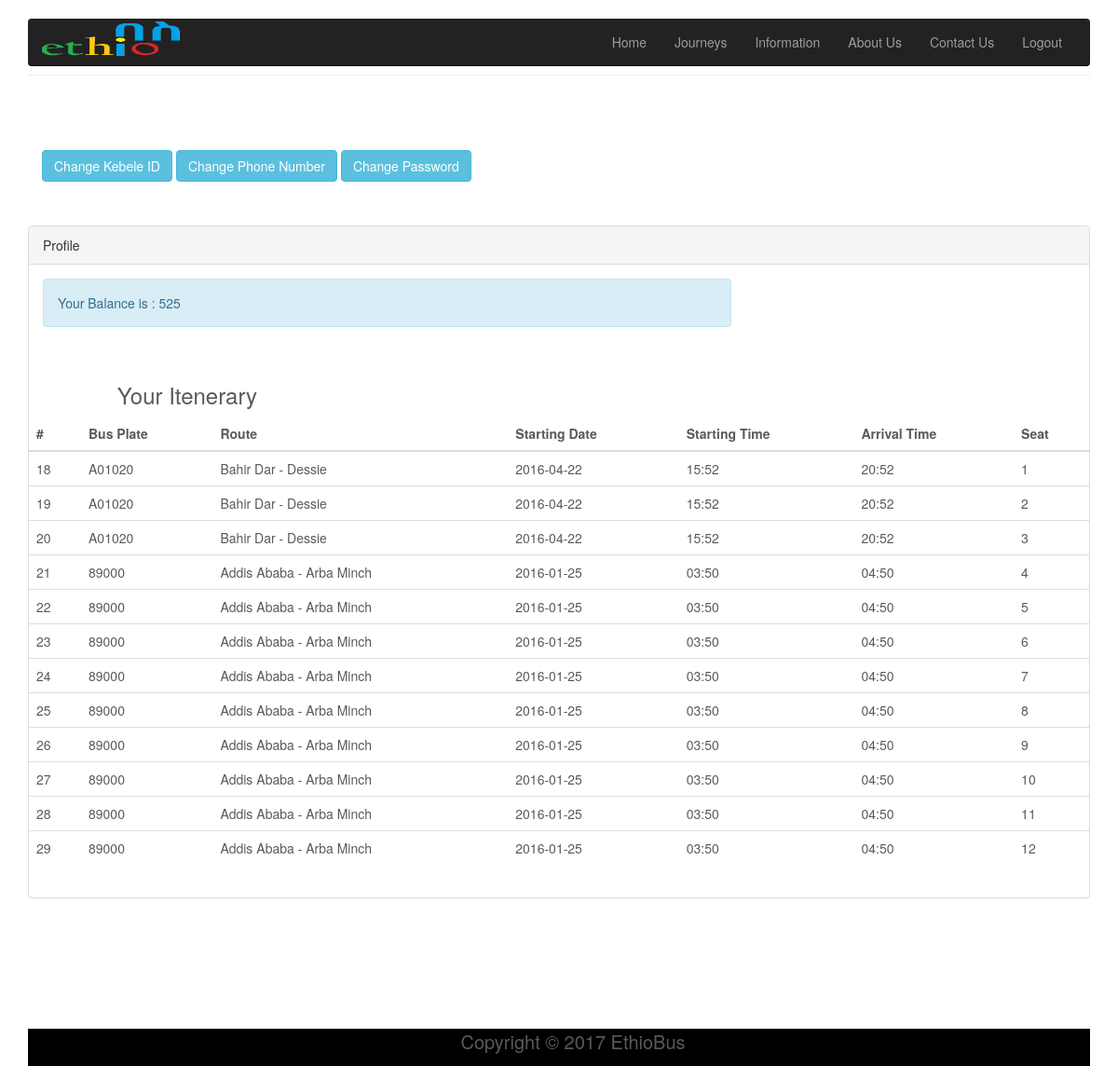
Page /user_profile.php (signed in) on the committed database.
### tables this page shows
CREATE TABLE IF NOT EXISTS `balances` (
  `id` int(11) NOT NULL AUTO_INCREMENT,
  `user_id` int(11) NOT NULL,
  `amount` int(11) NOT NULL,
  PRIMARY KEY (`id`)
);

CREATE TABLE IF NOT EXISTS `reservations` (
  `id` int(11) NOT NULL AUTO_INCREMENT,
  `user_id` int(11) NOT NULL,
  `journey_id` int(11) NOT NULL,
  `seat_id` int(11) NOT NULL,
  `date` varchar(50) NOT NULL,
  PRIMARY KEY (`id`)
);

CREATE TABLE IF NOT EXISTS `journeys` (
  `id` int(11) NOT NULL AUTO_INCREMENT,
  `bus_id` int(11) NOT NULL,
  `starting_date` varchar(25) NOT NULL,
  `starting_time` varchar(25) NOT NULL,
  `arrival_time` varchar(25) NOT NULL,
  `price` int(11) NOT NULL,
  PRIMARY KEY (`id`)
);

CREATE TABLE IF NOT EXISTS `buses` (
  `id` int(11) NOT NULL AUTO_INCREMENT,
  `plate_number` varchar(25) NOT NULL,
  `driver_id` int(11) NOT NULL,
  `route_id` int(11) NOT NULL,
  `number_of_seats` int(11) NOT NULL,
  PRIMARY KEY (`id`),
  KEY `driver_id` (`driver_id`),
  KEY `route_id` (`route_id`)
);

CREATE TABLE IF NOT EXISTS `routes` (
  `id` int(11) NOT NULL AUTO_INCREMENT,
  `origin_id` int(11) NOT NULL,
  `destination_id` int(11) NOT NULL,
  `length` int(11) NOT NULL,
  PRIMARY KEY (`id`)
);

CREATE TABLE IF NOT EXISTS `origins` (
  `id` int(11) NOT NULL AUTO_INCREMENT,
  `name` varchar(25) NOT NULL,
  PRIMARY KEY (`id`)
);

CREATE TABLE IF NOT EXISTS `destinations` (
  `id` int(11) NOT NULL AUTO_INCREMENT,
  `name` varchar(25) NOT NULL,
  PRIMARY KEY (`id`)
);

CREATE TABLE IF NOT EXISTS `seats` (
  `id` int(11) NOT NULL AUTO_INCREMENT,
  `bus_id` int(11) NOT NULL,
  `number` int(11) NOT NULL,
  `user_id` int(11) NOT NULL,
  `occupied` varchar(25) NOT NULL,
  PRIMARY KEY (`id`)
);

### models/Balance.php (called while the page is built, shortened)
<?php
include_once('db.php');
class Balance
{
    static function get_user_balance($user_id){
        global $db;
        $sql = "SELECT * FROM `balances` WHERE `user_id` = '".$user_id."' LIMIT 1";
        $db_result = $db->query($sql);
        if($db_result){
            $db_row = $db_result->fetch(PDO::FETCH_ASSOC);
            if($db_row){
                return $db_row;
            }
            else {
                return False;
            }
        }
        return False;
    }
}

### models/Reservation.php (called while the page is built, shortened)
<?php
include_once('db.php');
class Reservation
{
    static function get_all_reservations_by_user($user_id){
        global $db;
        $sql = "SELECT * FROM `reservations` WHERE `user_id` = '".$user_id."'";
        $db_result = $db->query($sql);
        if($db_result){
            return $db_result->fetchAll();
        }
        else {
            return False;
        }
    }
}

### models/Journey.php (called while the page is built, shortened)
<?php
class Journey
{
    static function get_journey_by_id($id){
        global $db;
        $sql = "SELECT * FROM `journeys` WHERE `id` = '".$id."' LIMIT 1";
        $db_result = $db->query($sql);
        if($db_result){
            $db_row = $db_result->fetch(PDO::FETCH_ASSOC);
            if($db_row){
                return $db_row;
            }
            else {
                return False;
            }
        }
        return False;
    }
}

### models/Bus.php (called while the page is built, shortened)
<?php
include_once('db.php');
class Bus
{
    static function get_bus_by_id($id){
        global $db;
        $sql = "SELECT * FROM `buses` WHERE `id` = '".$id."' LIMIT 1";
        $db_result = $db->query($sql);
        if($db_result){
            $db_row = $db_result->fetch(PDO::FETCH_ASSOC);
            if($db_row){
                return $db_row;
            }
            else {
                return False;
            }
        }
        return False;
    }
}

### models/Route.php (called while the page is built, shortened)
<?php
include_once('db.php');
class Route
{
    static function get_route_by_id($id){
        global $db;
        $sql = "SELECT * FROM `routes` WHERE `id` = '".$id."' LIMIT 1";
        $db_result = $db->query($sql);
        if($db_result){
            $db_row = $db_result->fetch(PDO::FETCH_ASSOC);
            if($db_row){
                return $db_row;
            }
            else {
                return False;
            }
        }
        return False;
    }
}

### models/Origin.php (called while the page is built, shortened)
<?php
include_once('db.php');
class Origin
{
    static function get_origin_by_id($id){
        global $db;
        $sql = "SELECT * FROM `origins` WHERE `id` = ".$id." LIMIT 1";
        $db_result = $db->query($sql);
        if($db_result){
            $db_row = $db_result->fetch(PDO::FETCH_ASSOC);
            if($db_row){
                return $db_row;
            }
            else {
                return False;
            }
        }
        return False;
    }
}

### models/Destination.php (called while the page is built, shortened)
<?php
include_once('db.php');
class Destination
{
    static function get_destination_by_id($id){
        global $db;
        $sql = "SELECT * FROM `destinations` WHERE `id` = ".$id." LIMIT 1";
        $db_result = $db->query($sql);
        if($db_result){
            $db_row = $db_result->fetch(PDO::FETCH_ASSOC);
            if($db_row){
                return $db_row;
            }
            else {
                return False;
            }
        }
        return False;
    }
}

### models/Seat.php (called while the page is built, shortened)
<?php
include_once('db.php');
class Seat
{
    static function get_seat_by_id($id){
        global $db;
        $sql = "SELECT * FROM `seats` WHERE `id` = '".$id."' LIMIT 1";
        $db_result = $db->query($sql);
        if($db_result){
            $db_row = $db_result->fetch(PDO::FETCH_ASSOC);
            if($db_row){
                return $db_row;
            }
            else {
                return False;
            }
        }
        return False;
    }
}

### user_profile.php (the view, shortened to what this page needs)
<?php
include_once('models/User.php');
include_once('models/Balance.php');
include_once('models/Reservation.php');
include_once('models/Journey.php');
include_once ('models/Bus.php');
include_once ('models/Route.php');
include_once ('models/Origin.php');
include_once ('models/Destination.php');
include_once ('models/Seat.php');
function show_route($id){
    return Origin::get_origin_by_id(Route::get_route_by_id($id)['origin_id'])['name'].
    " - ".
    Destination::get_destination_by_id(Route::get_route_by_id($id)['destination_id'])['name'];
}
?>
<!DOCTYPE html>
<html lang="en">
<head>
    <link href="css/bootstrap.min.css" rel="stylesheet">
    <link href="css/ie10-viewport-bug-workaround.css" rel="stylesheet">
    <link href="css/carousel.css" rel="stylesheet">
</head>
<body>
<div class="navbar-wrapper">
    <div class="container">
        <nav class="navbar navbar-inverse navbar-static-top">
            <div class="container">
                <div class="navbar-header">
                     <a href="index.php"><img style="max-width:150px; margin-top:0px; " src="images/bus.png"></a></h2>
                </div>
                <div id="navbar" class="navbar-collapse collapse navbar-right">
                    <ul class="nav navbar-nav">
                        <?php
                        if(isset($_SESSION['user_id']) && $_SESSION['user_type'] == 'user'){
                            echo '<li><a href="user_profile.php">Home</a></li>';
                        }
                        else{
                            echo '<li><a href="index.php">Home</a></li>';
                        }
                        ?>
                        <li><a href="user/journey/index.php">Journeys</a></li>
                        <li><a href="information_list.php">Information</a></li>
                        <li><a href="about_us.php">About Us</a></li>
                        <li><a href="contact_us.php">Contact Us</a></li>
                        <?php if(isset($_SESSION['user_id']) && $_SESSION['user_type'] == 'user'){
                            echo '<li><a href="index.php?logout=yes">Logout</a></li>';
                        } elseif(isset($_SESSION['user_id'])){
                            echo '<li><a href="index.php?logout=yes">Logout</a></li>';
                        }
                        ?>
                    </ul>
                </div>
            </div>
        </nav>
    </div>
</div>
<div class="container marketing">
    <hr class="featurette-divider">
    <div class="col-lg-12">
        <a class="btn btn-info" href="user/profile/change_kebele_id.php">Change Kebele ID</a>
        <a class="btn btn-info" href="user/profile/change_phone_number.php">Change Phone Number</a>
        <a class="btn btn-info" href="user/profile/change_password.php">Change Password</a>
    </div>
    <div class="row featurette">
        <div class="col-lg-12">
            <div class="panel panel-default">
                <div class="panel-heading">
                    Profile
                </div>
                <div class="panel-body">
                    <div class="table-responsive">
                        <?php
                        if(isset($_SESSION['user_id'])){echo "
                    <div class='col-lg-8'>
                    <div class='row'>
                        <div class='alert alert-info'>
                            Your Balance is : ".Balance::get_user_balance($_SESSION['user_id'])['amount']."
                        </div>
                    </div>
                    </div>
                    ";}?>
                    </div>
                    <br>
                    <div class="row">
                        <div class="table-responsive">
                            <h3 class="col-sm-offset-1">Your Itenerary</h3>
                            <table class="table">
                                <thead>
                                <tr>
                                    <th>#</th>
                                    <th>Bus Plate</th>
                                    <th>Route</th>
                                    <th>Starting Date</th>
                                    <th>Starting Time</th>
                                    <th>Arrival Time</th>
                                    <th>Seat</th>
                                </tr>
                                </thead>
                                <tbody>
                                <?php
                                $reservations = Reservation::get_all_reservations_by_user($_SESSION['user_id']);
                                for($i=0; $i < count($reservations); $i++){
                                    $journey = Journey::get_journey_by_id($reservations[$i]['journey_id']);
                                    $seat = Seat::get_seat_by_id($reservations[$i]['seat_id']);
                                    echo "<tr>";
                                    echo "<td>".$reservations[$i]['id']."</td>";
                                    echo "<td>".Bus::get_bus_by_id($journey['bus_id'])['plate_number']."</td>";
                                    echo "<td>".show_route(Bus::get_bus_by_id($journey['bus_id'])['route_id'])."</td>";
                                    echo "<td>".$journey['starting_date']."</td>";
                                    echo "<td>".$journey['starting_time']."</td>";
                                    echo "<td>".$journey['arrival_time']."</td>";
                                    echo "<td>".$seat['number']."</td>";
                                    echo "</tr>";
                                }
                                ?>
                                </tbody>
                            </table>
                        </div>
                    </div>
                </div>
            </div>
        </div>
    </div>
     <footer class="tm-black-bg">
        <div class="container">
                <p class="tm-copyright-text">Copyright &copy; 2017 EthioBus
                </p>
        </div>
    </footer>
</div>
</body>
</html>

### css/carousel.css (style rules this page uses)
body { padding-bottom: 40px; color: #5a5a5a; }
.navbar-wrapper { position: absolute; top: 0; right: 0; left: 0; z-index: 20; }
.navbar-wrapper > .container { padding-right: 0; padding-left: 0; }
.navbar-wrapper .navbar { padding-right: 15px; padding-left: 15px; }
.navbar-wrapper .navbar .container { width: auto; }
.featurette-divider { margin: 80px 0; }
@media (min-width: 768px) { .navbar-wrapper { margin-top: 20px; } }
@media (min-width: 768px) { .navbar-wrapper .container { padding-right: 15px; padding-left: 15px; } }
@media (min-width: 768px) { .navbar-wrapper .navbar { padding-right: 0; padding-left: 0; } }
@media (min-width: 768px) { .navbar-wrapper .navbar { border-radius: 4px; } }

### user_profile.php (style rules this page uses)
.tm-black-bg { clear: both; float: none; position: relative; top:120px; width: auto; height: 40px; background-color: black; }
.tm-copyright-text { font-size: 20px; text-align: center; }

### rows in the picture
balances: amount "525"
journeys: bus.plate_number "A01020", bus.name "Bahir Dar - Dessie", starting_date "2016-04-22", starting_time "15:52", arrival_time "20:52", seats.number "1", seats.number "2", seats.number "3"
reservations: id "18"
reservations: id "19"
reservations: id "20"
journeys: bus.plate_number "89000", bus.name "Addis Ababa - Arba Minch", starting_date "2016-01-25", starting_time "03:50", arrival_time "04:50", seats.number "4", seats.number "5", seats.number "6", seats.number "7", seats.number "8", seats.number "9", seats.number "10", seats.number "11", seats.number "12"
reservations: id "21"
reservations: id "22"
reservations: id "23"
reservations: id "24"
reservations: id "25"
reservations: id "26"
reservations: id "27"
reservations: id "28"
reservations: id "29"
